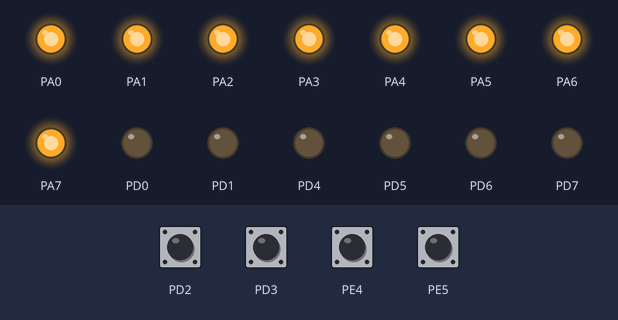
This program was run on a simulated ATmega128, built with avr-gcc and emulated at 16 MHz. Parts: output pins drawn as LEDs (lit = HIGH). Inputs (shaded band) come from the test bench; at power-on: PD2, PD3, PE4, PE5 HIGH.

Above: at 1.3 s.
1.4 s: PE4 pulled LOW for 0.3 s
At 2.7 s:
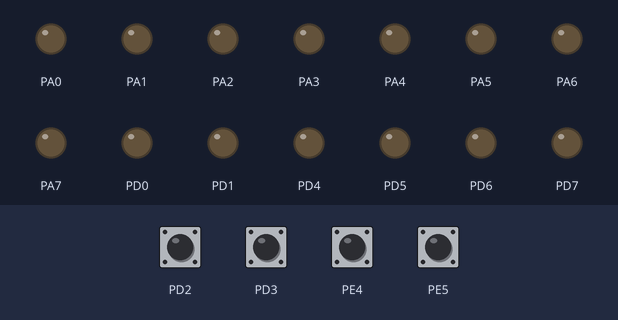
4.4 s: PD2 pulled LOW for 1 s
At 5.1 s:
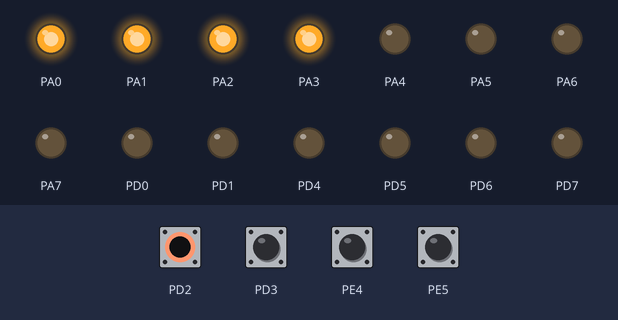
7.4 s: PD3 pulled LOW for 1 s
At 8.6 s:
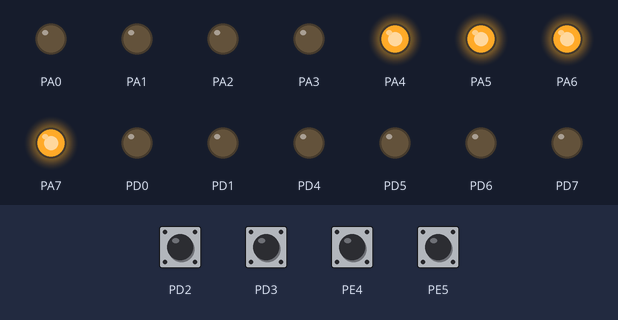
Timing chart, 0 to 16.4 s (numbered marks = the images above; inputs shaded):
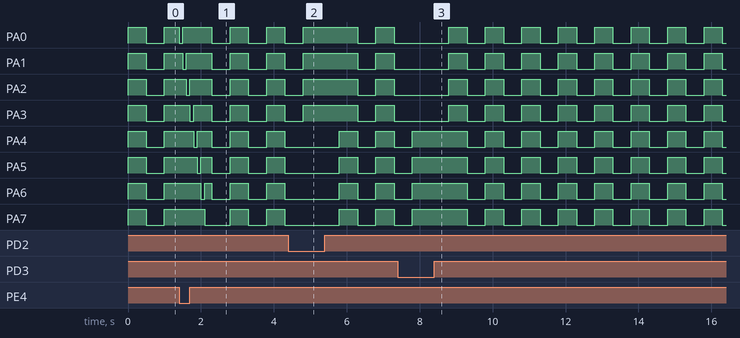

Measured:
- by itself, PA0–3: alternates HIGH for 0.50 s and LOW for 0.50 s
- by itself, PA4–7: repeats every 1.0 s: LOW 0.50 s, HIGH 0.50 s

The program:

main.c
```c
#define F_CPU 16000000
#include <avr/io.h>
#include <avr/interrupt.h>
#include <util/delay.h>

// 왼쪽으로 이동
ISR(INT4_vect)
{
	int led = 0b11111110;
	int i;
	for (i = 0; i < 8; i++)
	{
		PORTA = led;
		_delay_ms(100);
		led = (led << 1) | 0b00000001;   // 켜진 자리를 왼쪽으로 한 칸 이동
	}
}

// 오른쪽으로 이동
ISR(INT5_vect)
{
	int led = 0b01111111;
	int i;
	for (i = 0; i < 8; i++)
	{
		PORTA = led;
		_delay_ms(100);
		led = (led >> 1) | 0b10000000;   // 켜진 자리를 오른쪽으로 한 칸 이동
	}
}

int main(void)
{
	int led = 0b00000000;		//기존 깜빡거림 보존
	int sw1, sw2;

	DDRA = 0xFF;   // PORTA 전체를 출력으로 설정
	PORTA = 0b11111111;

	DDRD = 0b11110011;   // SW1(PD2), SW2(PD3) 입력으로 설정
	PORTD |= (1 << PD2) | (1 << PD3);     // 내부 풀업 저항 켜기

	DDRE = 0b11001111;   // PE4, PE5 입력으로 설정
	PORTE |= (1 << PE4) | (1 << PE5);     // 내부 풀업 저항 켜기

	EICRB |= (1 << ISC41);    // INT4 : falling edge 발생
	EICRB |= (0 << ISC40);

	EICRB |= (1 << ISC51);    // INT5 : falling edge 발생
	EICRB |= (0 << ISC50);

	EIMSK |= (1 << INT4) | (1 << INT5);

	sei();

	while (1)
	{
		sw1 = !(PIND & (1 << PD2));   // 스위치 1
		sw2 = !(PIND & (1 << PD3));   // 스위치 2

		if (sw1 == 1 && sw2 == 1)
		{
			led = 0x00;
			PORTA = led;
		}
		else if (sw1 == 1)
		{
			PORTA = 0x0F;   // SW1 누르면 4~7번 LED 켜기
		}
		else if (sw2 == 1)
		{
			PORTA = 0xF0;   // SW2 누르면 0~3번 LED 켜기
		}
		else
		{
			led  = ~led;
			PORTA = led;   // 전체 반전
		}
		_delay_ms(500);
	}
	return 0;
}
```
